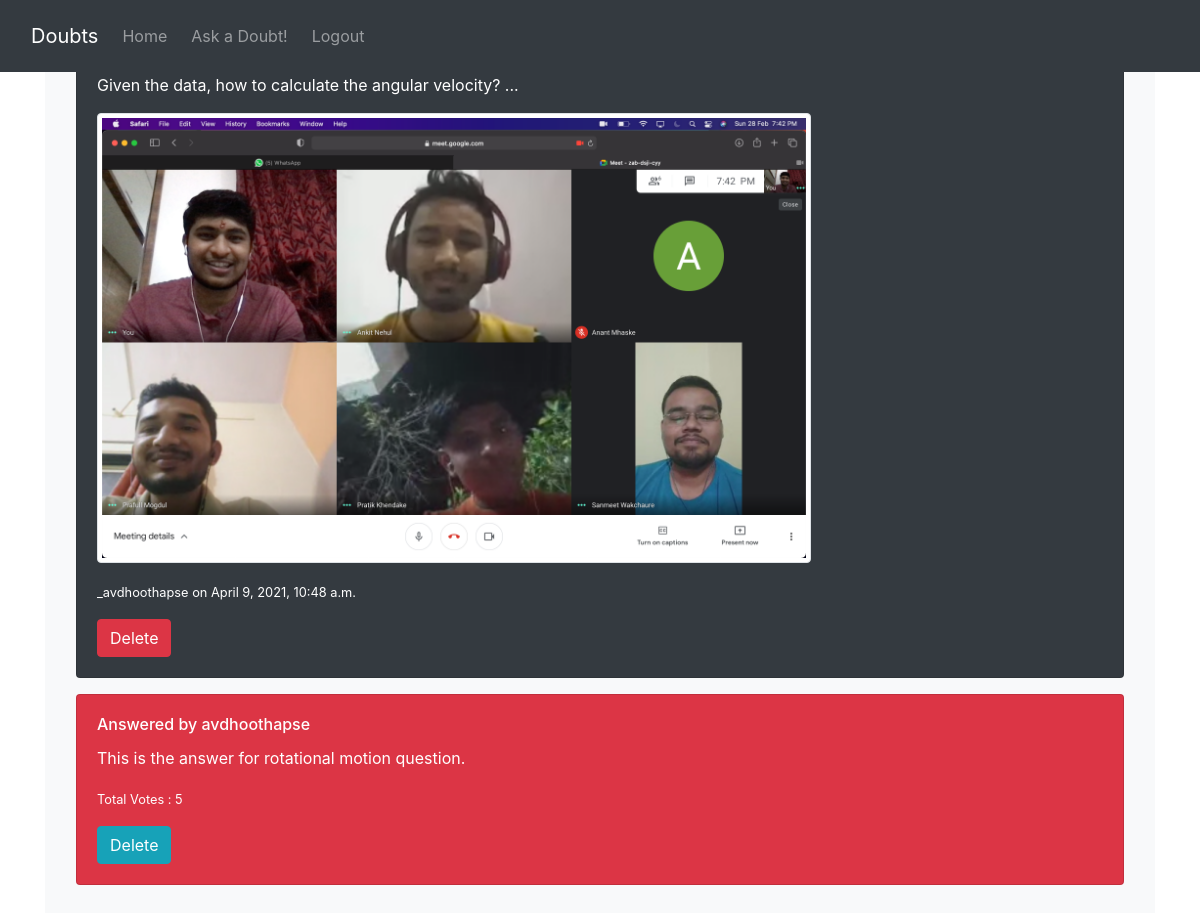
Page /doubt/1/ (signed in) on the committed database.
### doubtsBlog/models.py (models this page shows, shortened)
class Doubt(models.Model):
    title = models.CharField(max_length=300)
    content = models.TextField()
    date_posted = models.DateTimeField(default=timezone.now)
    author = models.ForeignKey(User, on_delete=models.CASCADE)
    image = models.ImageField(upload_to='doubt_pics', null=True, blank=True)

class Answer(models.Model):
	doubt = models.ForeignKey(Doubt, on_delete=models.CASCADE)
	votes = models.IntegerField(default=0)
	content = models.TextField()
	author = models.ForeignKey(User, on_delete=models.CASCADE)
	image = models.ImageField(upload_to='answer_pics', null=True, blank=True)

### doubtsBlog/views.py (the view)
# urls.py: path('doubt/<int:pk>/', DoubtDetailView.as_view(), name='doubt-detail'),
class DoubtDetailView(LoginRequiredMixin, DetailView):
    model = Doubt
    def get_context_data(self, **kwargs):
        obj = super().get_object()
        context = super().get_context_data(**kwargs)
        context['answer_list'] = Answer.objects.filter(doubt = obj.id)
        return context

### doubtsBlog/templates/doubtsBlog/doubt_detail.html (shortened to what this page needs)
{% extends "doubtsBlog/base.html" %}
{% block content %}
	<div class="container overflow-hidden">
	  <div class="row gy-3">
	    <div class="col-12">
      	  <div class="card text-white bg-dark mb-3">
		    <div class="card-body">
		      <h5 class="card-title">{{ object.title }}</h5>
		      <p class="card-text">{{ object.content|slice:":60"|add:" ..." }}</p>
	      	  {% if object.image %}
			    <img src="{{ doubt.image.url }}" style="max-height:450px;" class="img-thumbnail" alt="...">
		  	  {% endif %}
		      <figure class="text-end">
		      	<small>_{{ object.author }} on {{ object.date_posted }} </small>
			  </figure>
			  {% if object.author == user %}
			  	<a class="btn btn-danger" href="{% url 'doubt-delete' object.id %}">Delete</a>
			  {% else %}
			  <a class="btn btn-success" href="{% url 'answer-create' object.id %}">Answer This</a>
			  {% endif %}
		    </div>
		  </div>
	    </div>
	  </div>
	</div>
	{% for answer in answer_list %}
		<div class="list-group">
			<div class="container overflow-hidden">
			  <div class="row gy-3">
			    <div class="col-12">
		      	  <div class="card text-white bg-danger mb-3">
				    <div class="card-body">
				      <h6 class="card-title">Answered by {{ answer.author }}</h6>
				      <p class="card-text">{{ answer.content }}</p>
				      <figure class="text-end">
				      	<small>Total Votes : {{ answer.votes }} </small>
					  </figure>
					  {% if answer.author == user %}
					  	<a class="btn btn-info" href="{% url 'answer-delete' answer.id %}">Delete</a>
					  {% else %}
					  	<a class="btn btn-info" href="{% url 'answer-vote' answer.id %}">Upvote</a>
					  {% endif %}
				    </div>
				  </div>
			    </div>
			  </div>
			</div>
		</div>
	{% endfor %}
{% endblock content %}

### doubtsBlog/templates/doubtsBlog/base.html (shortened to what this page needs)
<!doctype html>
<html lang="en">
  <head>
<link rel="stylesheet" href="https://stackpath.bootstrapcdn.com/bootstrap/4.3.1/css/bootstrap.min.css">
    <link href="https://getbootstrap.com/docs/5.0/examples/navbar-fixed/navbar-top-fixed.css" rel="stylesheet">
  </head>
  <body>
<nav class="navbar navbar-expand-md navbar-dark fixed-top bg-dark p-3">
  <div class="container-fluid">
    <a class="navbar-brand" href="{% url 'doubtsBlog-home' %}">Doubts</a>
    <div class="collapse navbar-collapse" id="navbarCollapse">
      <ul class="navbar-nav me-auto mb-2 mb-md-0">
        <li class="nav-item">
          <a class="nav-link" href="{% url 'doubtsBlog-home' %}">Home</a>
        </li>
      </ul>
      <ul class="navbar-nav mr-auto mb-2 mb-md-0">
        {% if user.is_authenticated %}
          <li class="nav-item ml-2">
            <a class="nav-link" href="{% url 'doubt-create' %}">Ask a Doubt!</a>
          </li>
          <li class="nav-item ml-2">
            <a class="nav-link" href="{% url 'logout' %}">Logout</a>
          </li>
        {% endif %}
      </ul>
    </div>
  </div>
</nav>
<main class="container">
  <div class="bg-light p-3 rounded">
  	{% block content %}{% endblock %}
  </div>
</main>
  </body>
</html>

### rows in the picture
Doubt: content|add "Given the data, how to calculate the angular velocity? ...", image (picture), author "avdhoothapse", date_posted "April 9, 2021, 10:48 a.m."
Answer: author "avdhoothapse", content "This is the answer for rotational motion question.", votes "5", shows "Delete"
